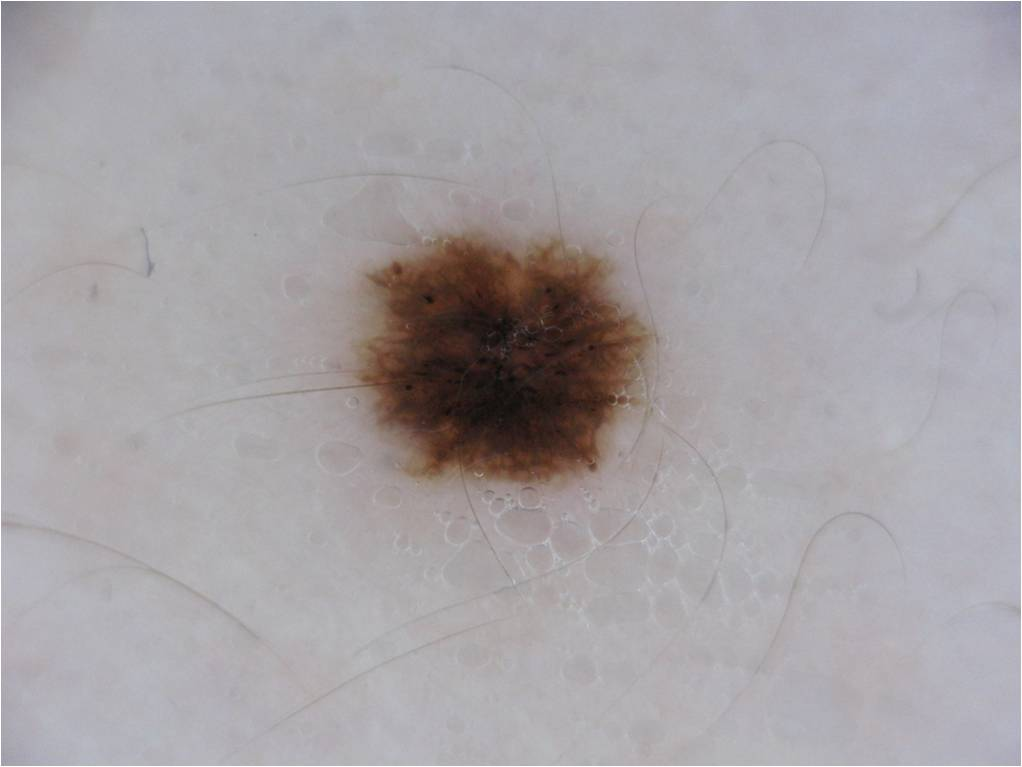
#> input picture website/content/images/benigno_1.jpg, 1022 x 767 px, found by its file name; its folder holds only this picture in this run
$ jupyter execute --allow-errors 02_preprocessing_hair_removal.ipynb
#> lines starting #> are read from the running program, lines starting #| are printed output that depends on the picture; after the words box and inside, x2 and y2 are one past the last pixel; in counts of white or black regions, pixels touching at a corner belong together
[cell 1]
import matplotlib.pyplot as plt
import numpy as np
from skimage.io import imread, imsave
import cv2
import os

## Filtrado de pelos

Para comenzar, se define el filtro que eliminará los pelos.

[cell 2]
def dull_razor(I):
    #Paso a gris la imagen original
    grayScale = cv2.cvtColor(I, cv2.COLOR_RGB2GRAY )

    #Filtro "Black Hat"
    kernel = cv2.getStructuringElement(1,(36,36))
    blackhat = cv2.morphologyEx(grayScale, cv2.MORPH_BLACKHAT, kernel)

    # Blur gaussiano
    bhg= cv2.GaussianBlur(blackhat,(3,3),cv2.BORDER_DEFAULT)

    # Segmentación
    mask = cv2.threshold(bhg,10,255,cv2.THRESH_BINARY)[1]

    # Se hace el inpaint para remplazar los pelos
    dst = cv2.inpaint(I,mask,6,cv2.INPAINT_TELEA)

    return dst

Un ejemplo de una imagen filtrada se encuentra a continuación.

#> (a cell that did not finish here is left out)

Con el filtro ya definido, recorremos el directorio *input_dir* y vamos procesando las imagenes, las cuales se guardaran en el directorio *output_dir*.

[cell 4]
# Directorio de entrada y salida
input_dir = '../data/Subconjunto_2018/images'
#> input_dir = '../data/Subconjunto_2018/images'

output_dir = '../data/Subconjunto_2018_procesado'

# Crear el directorio de salida si no existe
if not os.path.exists(output_dir):
    os.makedirs(output_dir)

# Obtener la lista de archivos en el directorio de entrada
files = os.listdir(input_dir)
#> files = ['benigno_1.jpg']

# Iterar sobre los archivos en el directorio de entrada
for file in files:
    if 'superpixels' not in file:
        # Ruta completa de la imagen de entrada
        input_path = os.path.join(input_dir, file)

        # Leer la imagen usando imshow de matplotlib
        I = imread(input_path)
#> I is the input picture: shape (767, 1022, 3); mean R, G, B 166.3, 162.1, 165.7

        # Aplicar la función dull_razor a la imagen
        I_out = dull_razor(I)
#> in dull_razor, `grayScale = cv2.cvtColor(I, cv2.COLOR_RGB2GRAY )`:
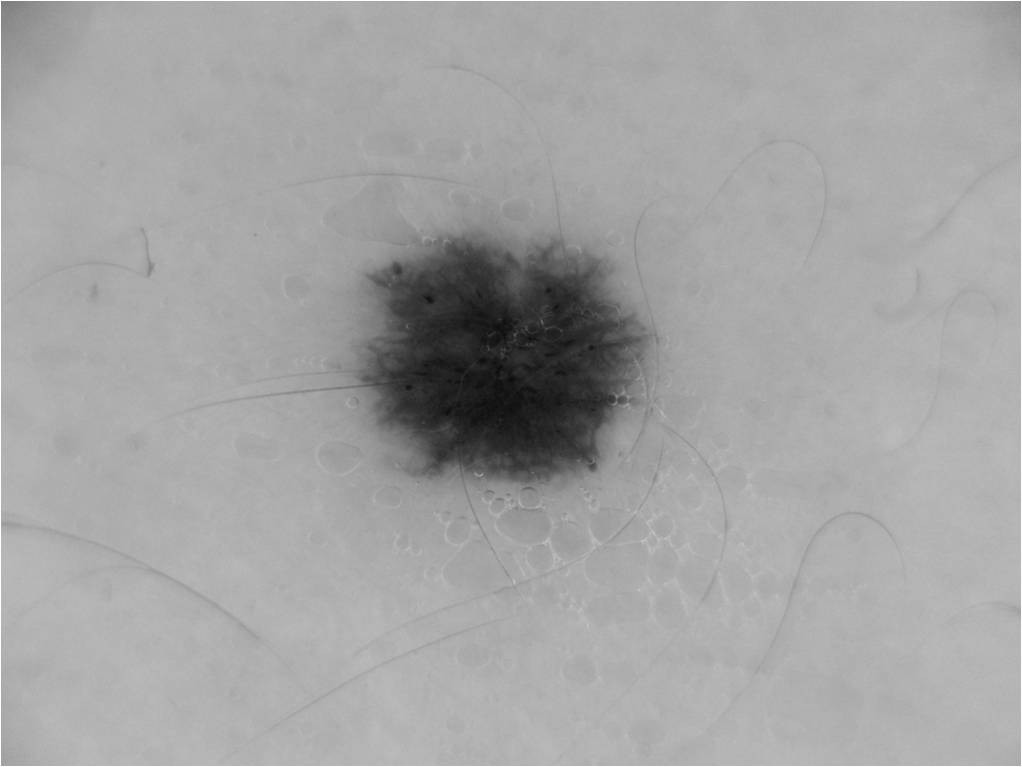
#> grayScale: shape (767, 1022); min 11, max 255, mean 163.8
#> in dull_razor, `blackhat = cv2.morphologyEx(grayScale, cv2.MORPH_BLACKHAT, kernel)`:
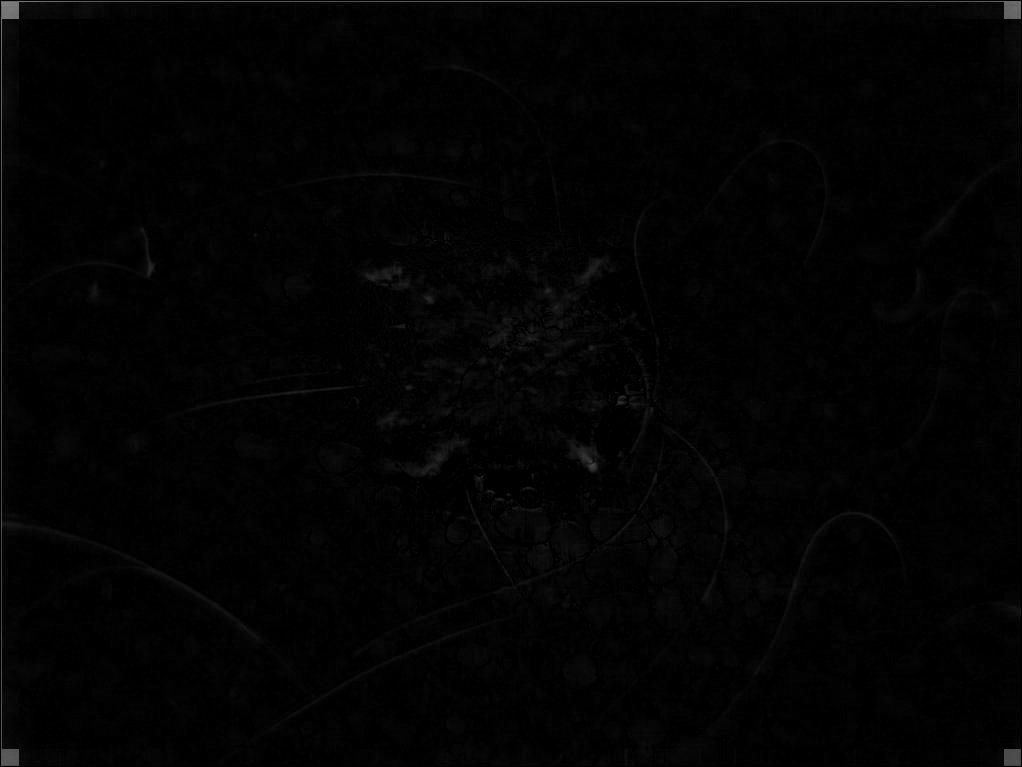
#> blackhat: shape (767, 1022); min 0, max 135, mean 2.6
#> in dull_razor, `mask = cv2.threshold(bhg,10,255,cv2.THRESH_BINARY)[1]`:
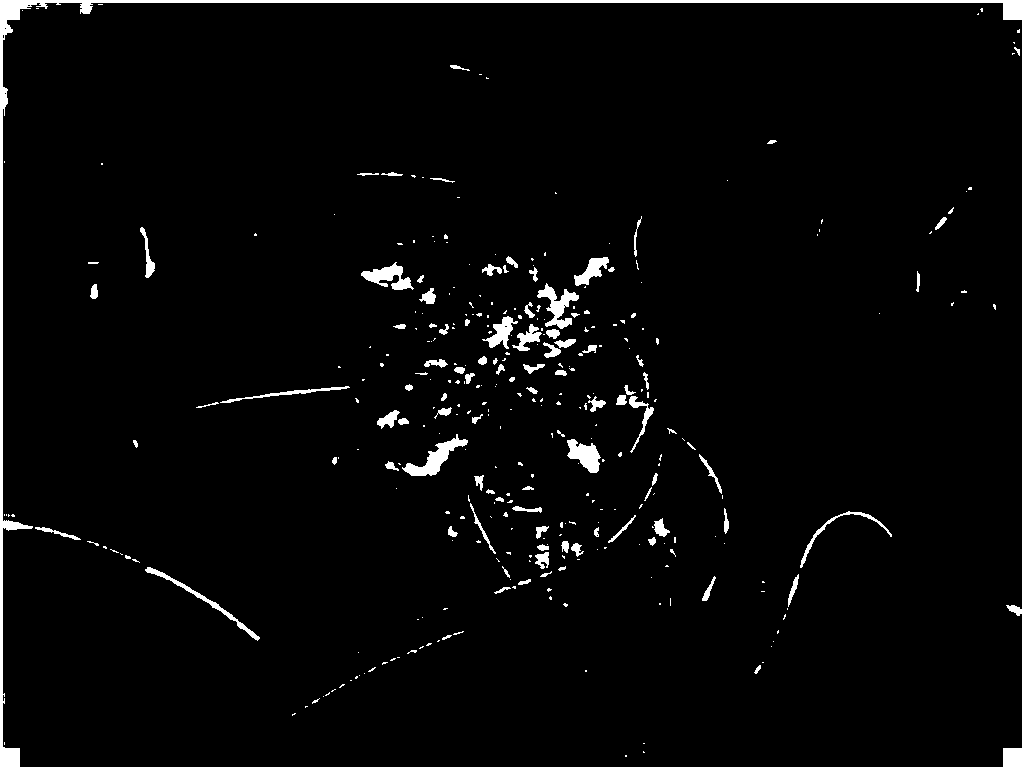
#> mask: shape (767, 1022); 2.6% white; 347 white regions (244 under 20 px), largest, box (x1, y1, x2, y2) and area: (0, 0, 1022, 767) 6928, (402, 434, 468, 476) 865, (537, 283, 579, 329) 748

        # Construir el nuevo nombre de archivo agregando "_procesado"
        output_name = os.path.splitext(file)[0] + '_procesado' + os.path.splitext(file)[1]

        # Ruta completa de la imagen de salida
        output_path = os.path.join(output_dir, output_name)

        # Guardar la imagen procesada en el directorio de salida
        plt.imsave(output_path, I_out)
